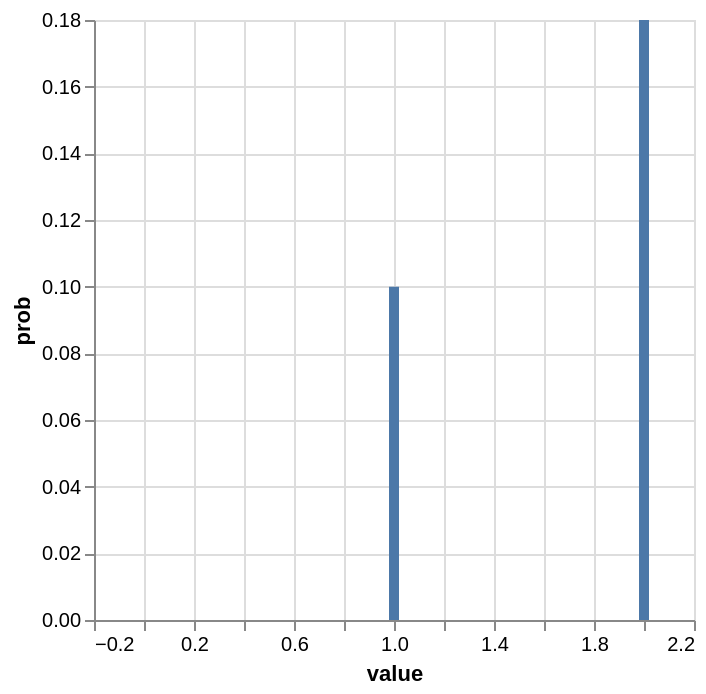

Source (Vega-Lite JSON):
### Vega-Lite specification from a JSON file in a GitHub repository (floating-point values rounded to 4 significant figures)
{"$schema": "https://vega.github.io/schema/vega-lite/v6.json", "description": "Poisson distribution probabilities.", "data": {"values": [{"value": 0, "prob": 0.0}, {"value": 1, "prob": 0.1}, {"value": 2, "prob": 0.18}]}, "mark": {"type": "bar", "tooltip": true}, "encoding": {"x": {"field": "value", "type": "quantitative"}, "y": {"field": "prob", "type": "quantitative"}}, "width": "container", "height": "container"}
